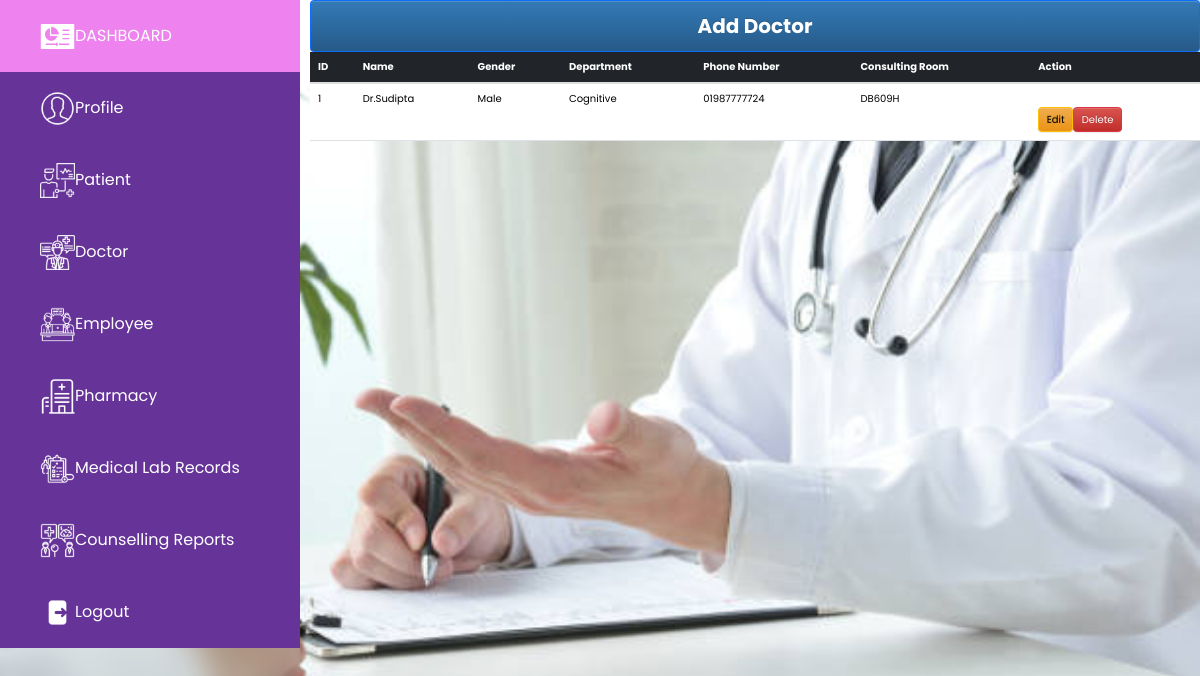
Screenshot of /View/admin/doctor_features/List_Doctor.php (signed in) with the database file from the repository.
### tables this page shows
CREATE TABLE `doctor` (
  `id` int(60) NOT NULL,
  `name` varchar(60) NOT NULL,
  `department` varchar(60) NOT NULL,
  `gender` varchar(60) NOT NULL,
  `mobile_number` varchar(60) NOT NULL,
  `consulting_room` varchar(60) NOT NULL,
  `user_id` varchar(60) NOT NULL
);

### Navigation_BarLinks.php (called while the page is built, shortened)
<?php
function Admin_Dashboard_page()
{
    return '/Ideal_Health_Counselling_Management_System/View/admin/Admin_Dashboard.php';
}
function Add_Doctor(){
    return '/Ideal_Health_Counselling_Management_System/View/admin/doctor_features/Add_Doctor.php';
}
function Edit_Doctor(){
    return '/Ideal_Health_Counselling_Management_System/View/admin/doctor_features/Edit_Doctor.php';
}
function List_Doctor(){
    return '/Ideal_Health_Counselling_Management_System/View/admin/doctor_features/List_Doctor.php';
}
function Delete_DoctorController(){
    return '/Ideal_Health_Counselling_Management_System/Controller/admin/doctor_features/Delete_DoctorController.php';
}
function List_Patient()
{
 return '/Ideal_Health_Counselling_Management_System/View/admin/patient_features/List_Patient.php';
}
function List_Medical_Lab()
{
 return '/Ideal_Health_Counselling_Management_System/View/admin/medical_lab_records_features/List_Medical_Lab.php';
}
function List_Employee()
{
 return '/Ideal_Health_Counselling_Management_System/View/admin/employee_features/List_Employee.php';
}

### Model/doctor_repo.php (called while the page is built, shortened)
<?php
function findAllDoctors()
{
    $conn = db_conn();
    $selectQuery = 'SELECT * FROM `doctor`';
    try {
        $result = $conn->query($selectQuery);
        $rows = array();
        while ($row = $result->fetch_assoc()) {
            $rows[] = $row;
        }
        return $rows;
    } catch (Exception $e) {
        echo "Error: " . $e->getMessage();
        return null;
    } finally {
        $conn->close();
    }
}

### View/admin/doctor_features/List_Doctor.php (the view, shortened to what this page needs)
<?php
require_once '../../../Navigation_BarLinks.php';
require_once '../../../Model/doctor_repo.php';
$Admin_Dashboard = Admin_Dashboard_page();
$List_Doctor = List_Doctor();
$List_Patient =List_Patient();
$Edit_Doctor_Page = Edit_Doctor();
$Delete_DoctorController = Delete_DoctorController();
$List_Employee = List_Employee();
$Medical_Lab_Records_List=List_Medical_Lab();
$Add_Doctor_Page = Add_Doctor();
?>
<!DOCTYPE html>
<html lang="en" dir ="ltr">
<head>
    <link rel="stylesheet" href ="css/style.css">
    <link rel="stylesheet" href="https://cdnjs.cloudflare.com/ajax/libs/font-awesome/5.15.4/css/all.min.css"/>
    <link rel="stylesheet" href="https://cdn.jsdelivr.net/npm/bootstrap@3.3.7/dist/css/bootstrap.min.css">
    <link rel="stylesheet" href="https://cdn.jsdelivr.net/npm/bootstrap@3.3.7/dist/css/bootstrap-theme.min.css">
</head>
<body>
<div class ="menu-btn">
</div>
<div class= "side-bar">
    <div class ="close-btn">
    </div>
    <nav>
        <div class ="menu">
            <div class="item"><a href ="<?php echo $Admin_Dashboard; ?>"><img height="35px" width="35px" src="/Ideal_Health_Counselling_Management_System/View/images/dashboard_icon.png">DASHBOARD</i></a></div>
            <div class="item">
                <a class ="sub-btn"><img height="35px" width="35px" src="/Ideal_Health_Counselling_Management_System/View/images/user_icon.png">Profile<i class ="fas-fa-angle-right dropdown"></i></a>
            </div>
            <div class="item">
            <a href="<?php echo $List_Patient; ?>" class ="sub-btn"><img height="35px" width="35px" src="/Ideal_Health_Counselling_Management_System/View/images/patient_icon.png">Patient<i class ="fas-fa-angle-right dropdown"></i></a>
            </div>
            <div class="item">
                <a href="<?php echo $List_Doctor; ?>" class ="sub-btn"><img height="35px" width="35px" src="/Ideal_Health_Counselling_Management_System/View/images/doctor_icon.png">Doctor</a>
            </div>
            <div class="item">
            <a href="<?php echo $List_Employee; ?>" class ="sub-btn"><img height="35px" width="35px" src="/Ideal_Health_Counselling_Management_System/View/images/employee_icon.png">Employee<i class ="fas-fa-angle-right dropdown"></i></a>
            </div>
            <div class="item">
                <a class ="sub-btn"><img height="35px" width="35px" src="/Ideal_Health_Counselling_Management_System/View/images/pharmacy_icon.png">Pharmacy<i class ="fas-fa-angle-right dropdown"></i></a>
            </div>
            <div class="item">
            <a href="<?php echo $Medical_Lab_Records_List; ?>" class ="sub-btn"><img height="35px" width="35px" src="/Ideal_Health_Counselling_Management_System/View/images/medical-laboratory_icon.png">Medical Lab Records<i class ="fas-fa-angle-right dropdown"></i></a>
            </div>
            <div class="item">
                <a class ="sub-btn"><img height="35px" width="35px" src="/Ideal_Health_Counselling_Management_System/View/images/Doctor_Patient_Counselling_report.png">Counselling Reports<i class ="fas-fa-angle-right dropdown"></i></a>
            </div>
            <div class="item"><a href ="#"><img height="35px" width="35px" src="/Ideal_Health_Counselling_Management_System/View/images/logout_icon.png">Logout</i></a></div>
        </div>
</div>
<section class ="main" style ="margin-left:310px;">
    <div class="d-grid gap-2">
        <a href="<?php echo $Add_Doctor_Page; ?>" style="padding-bottom: 10px; padding-top: 10px; color: white; font-size: 20px;"  class="btn btn-primary" type="button"><b>Add Doctor</b></a>
    </div>
    <table class="table">
        <thead class="table-dark">
           <tr>
               <th>ID</th>
               <th>Name</th>
               <th>Gender</th>
               <th>Department</th>
               <th>Phone Number</th>
               <th>Consulting Room</th>
               <th>Action</th>
           </tr>
        </thead>
        <tbody>
        <?php
        $data = findAllDoctors();
        foreach ($data as $row){
            echo '<tr>';
            echo '<td>'.$row['id'].'</td>';
            echo '<td>'.$row['name'].'</td>';
            echo '<td>'.$row['gender'].'</td>';
            echo '<td>'.$row['department'].'</td>';
            echo '<td>'.$row['mobile_number'].'</td>';
            echo '<td>'.$row['consulting_room'].'</td>';
            echo '<td>';
            echo '<div class="d-flex">';
            echo '
                                <form action="'.$Edit_Doctor_Page.'" method="post" class="mr-2">
                                    <div class="form-group">
                                        <input type="number" id="selected_id" name="selected_id" hidden="hidden" value="' . $row['id'] . '" />
                                        <input type="number" id="selected_user_id" name="selected_user_id" hidden="hidden" value="' . $row['user_id'] . '" />
                                    </div>
                                    <input type="submit" class="btn btn-warning" value="Edit"/>
                                </form>
                            ';
            echo '
                                <form action="'.$Delete_DoctorController.'" method="post">
                                    <div class="form-group">
                                        <input type="number" id="selected_id" name="selected_id" hidden="hidden" value="' . $row['id'] . '" />
                                        <input type="number" id="selected_user_id_del" name="selected_user_id" hidden="hidden" value="' . $row['user_id'] . '" />
                                    </div>
                                    <input type="submit" class="btn btn-danger" value="Delete"/>
                                </form>
                            ';
            echo '</div>';
            echo '</td>';
            echo '</tr>';
        }
        ?>
        </tbody>
    </table>
</section>
</body>
</html>

### View/css/style.css (style rules this page uses)
* { margin: 0; padding: 0; box-sizing: border-box; font-family: "Poppins" , sans-serif; }
body { min-height:100vh; background :url(Counselling_pic.jpg)no-repeat; background-size:cover; background-position: center; }
.side-bar { background:rgba(255,255,255,0.1); backdrop-filter:blur(15px); width:290px; height:100vh; position:fixed; top: 0; left: 0; overflow-y:auto; }
.side-bar .menu .item { position:relative; cursor: pointer; }
.side-bar .menu .item a { color: #fff; background:lightblue; font-size: 16px; text-decoration:none; display:block; padding: 5px 30px; line-height: 60px; }

### View/admin/doctor_features/List_Doctor.php (style rules this page uses)
* { margin: 0; padding: 0; box-sizing: border-box; font-family: "Poppins" , sans-serif; }
body { min-height:100vh; background-size:cover; background-position: center; }
.side-bar { background:rgba(255,255,255,0.1); backdrop-filter:blur(15px); width:300px; height:200vh; position:fixed; top: 0; overflow-y:auto; }
.side-bar .menu .item { position:relative; cursor: pointer; }
.side-bar .menu .item a { color: #fff; background:rebeccapurple ; font-size: 16px; text-decoration:none; display:block; padding: 05px 40px; line-height: 62px; }
.close-btn { position:absolute; color: #fff; font-size: 20px; right:0; margin: 25px; cursor: pointer; }
.menu-btn { position:absolute; color: #fff; font-size: 20px; margin: 25px; cursor: pointer; }

### rows the page displays
doctor: id "1", name "Dr.Sudipta", gender "Male", department "Cognitive", mobile_number "01987777724", consulting_room "DB609H"
